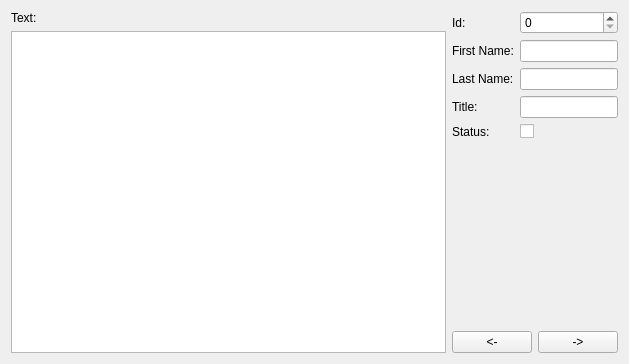
<?xml version="1.0" encoding="UTF-8"?>
<ui version="4.0">
 <class>EditForm</class>
 <widget class="QWidget" name="EditForm">
  <property name="geometry">
   <rect>
    <x>0</x>
    <y>0</y>
    <width>629</width>
    <height>364</height>
   </rect>
  </property>
  <property name="windowTitle">
   <string>Form</string>
  </property>
  <layout class="QGridLayout" name="gridLayout" columnstretch="3,1">
   <item row="0" column="0">
    <layout class="QVBoxLayout" name="verticalLayout">
     <item>
      <widget class="QLabel" name="textLabel">
       <property name="text">
        <string>Text:</string>
       </property>
      </widget>
     </item>
     <item>
      <widget class="QPlainTextEdit" name="textPlainTextEdit"/>
     </item>
    </layout>
   </item>
   <item row="0" column="1">
    <layout class="QVBoxLayout" name="verticalLayout_2">
     <item>
      <layout class="QFormLayout" name="formLayout">
       <item row="0" column="0">
        <widget class="QLabel" name="idLable">
         <property name="text">
          <string>Id:</string>
         </property>
        </widget>
       </item>
       <item row="0" column="1">
        <widget class="QSpinBox" name="idSpinBox"/>
       </item>
       <item row="1" column="0">
        <widget class="QLabel" name="firstNameLable">
         <property name="text">
          <string>First Name:</string>
         </property>
        </widget>
       </item>
       <item row="1" column="1">
        <widget class="QLineEdit" name="firstNameLineEdit"/>
       </item>
       <item row="2" column="0">
        <widget class="QLabel" name="lastNameLable">
         <property name="text">
          <string>Last Name:</string>
         </property>
        </widget>
       </item>
       <item row="2" column="1">
        <widget class="QLineEdit" name="lastNameLineEdit"/>
       </item>
       <item row="3" column="0">
        <widget class="QLabel" name="titleLable">
         <property name="text">
          <string>Title:</string>
         </property>
        </widget>
       </item>
       <item row="3" column="1">
        <widget class="QLineEdit" name="titleLineEdit"/>
       </item>
       <item row="4" column="0">
        <widget class="QLabel" name="statusLable">
         <property name="text">
          <string>Status:</string>
         </property>
        </widget>
       </item>
       <item row="4" column="1">
        <widget class="QCheckBox" name="statusCheckBox">
         <property name="text">
          <string/>
         </property>
         <property name="checkable">
          <bool>true</bool>
         </property>
         <property name="tristate">
          <bool>false</bool>
         </property>
        </widget>
       </item>
      </layout>
     </item>
     <item>
      <spacer name="verticalSpacer">
       <property name="orientation">
        <enum>Qt::Vertical</enum>
       </property>
       <property name="sizeHint" stdset="0">
        <size>
         <width>20</width>
         <height>40</height>
        </size>
       </property>
      </spacer>
     </item>
     <item>
      <layout class="QHBoxLayout" name="horizontalLayout">
       <item>
        <widget class="QPushButton" name="previousButton">
         <property name="text">
          <string>&lt;-</string>
         </property>
        </widget>
       </item>
       <item>
        <widget class="QPushButton" name="nextButton">
         <property name="text">
          <string>-&gt;</string>
         </property>
        </widget>
       </item>
      </layout>
     </item>
    </layout>
   </item>
  </layout>
 </widget>
 <resources/>
 <connections/>
</ui>
